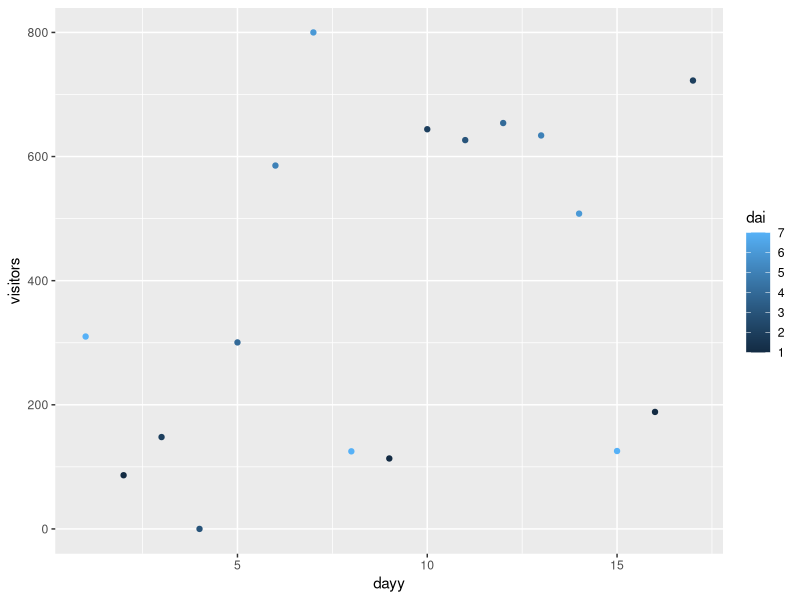

Recreate this plot in R.
library(tidyverse)
library(lubridate)

tib <- read_csv("HSL-2017-07-01-18.csv")

tib <- tib %>% mutate(dayy=mday(mdy_hm(date)),dai=wday(mdy_hm(date)))

# https://rpubs.com/davoodastaraky/lubridate
# sunday = 1

ggplot(data=tib) + geom_point(mapping=aes(x=dayy,y=visitors,color=dai))
